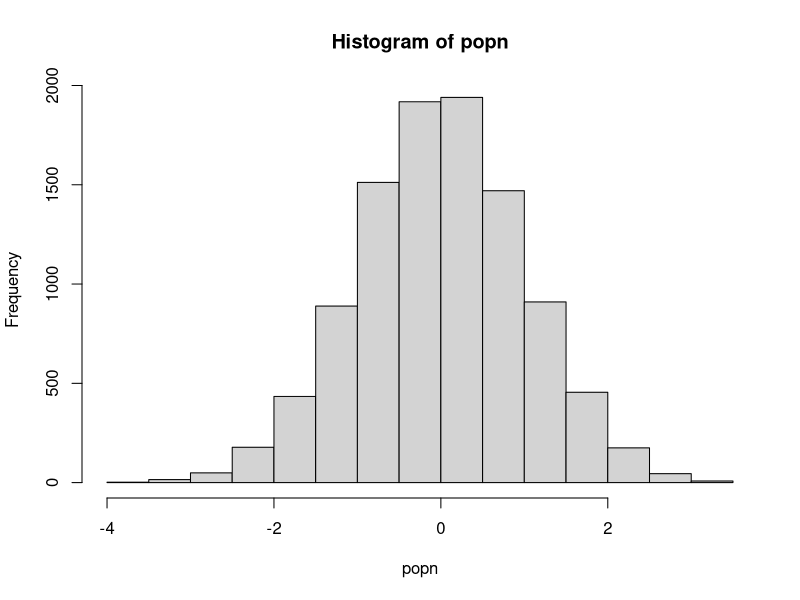

The R script that drew this image:
######### Functions ##########

## A function to take a sample of size n from a population "popn" and return its mean
myexperiment <- function(popn,n) {
  pop_sample <- sample(popn, n, replace = FALSE)
  return(mean(pop_sample))
}

## Calculate means using a FOR loop on a vector without preallocation:
loopy_sample1 <- function(popn, n, num) {
  result1 <- vector() #Initialize empty vector of size 1 
  for(i in 1:num) {
    result1 <- c(result1, myexperiment(popn, n))
  }
  return(result1)
}

## To run "num" iterations of the experiment using a FOR loop on a vector with preallocation:
loopy_sample2 <- function(popn, n, num) {
  result2 <- vector(,num) #Preallocate expected size
  for(i in 1:num) {
    result2[i] <- myexperiment(popn, n)
  }
  return(result2)
}

## To run "num" iterations of the experiment using a FOR loop on a list with preallocation:
loopy_sample3 <- function(popn, n, num) {
  result3 <- vector("list", num) #Preallocate expected size
  for(i in 1:num) {
    result3[[i]] <- myexperiment(popn, n)
  }
  return(result3)
}


## To run "num" iterations of the experiment using vectorization with lapply:
lapply_sample <- function(popn, n, num) {
  result4 <- lapply(1:num, function(i) myexperiment(popn, n))
  return(result4)
}

## To run "num" iterations of the experiment using vectorization with sapply:
sapply_sample <- function(popn, n, num) {
  result5 <- sapply(1:num, function(i) myexperiment(popn, n))
  return(result5)
}

set.seed(12345)
popn <- rnorm(10000) # Generate the population
hist(popn)

n <- 100 # sample size for each experiment
num <- 10000 # Number of times to rerun the experiment

print("Using loops without preallocation on a vector took:" )
print(system.time(loopy_sample1(popn, n, num)))

print("Using loops with preallocation on a vector took:" )
print(system.time(loopy_sample2(popn, n, num)))

print("Using loops with preallocation on a list took:" )
print(system.time(loopy_sample3(popn, n, num)))

print("Using the vectorized sapply function (on a list) took:" )
print(system.time(sapply_sample(popn, n, num)))

print("Using the vectorized lapply function (on a list) took:" )
print(system.time(lapply_sample(popn, n, num)))